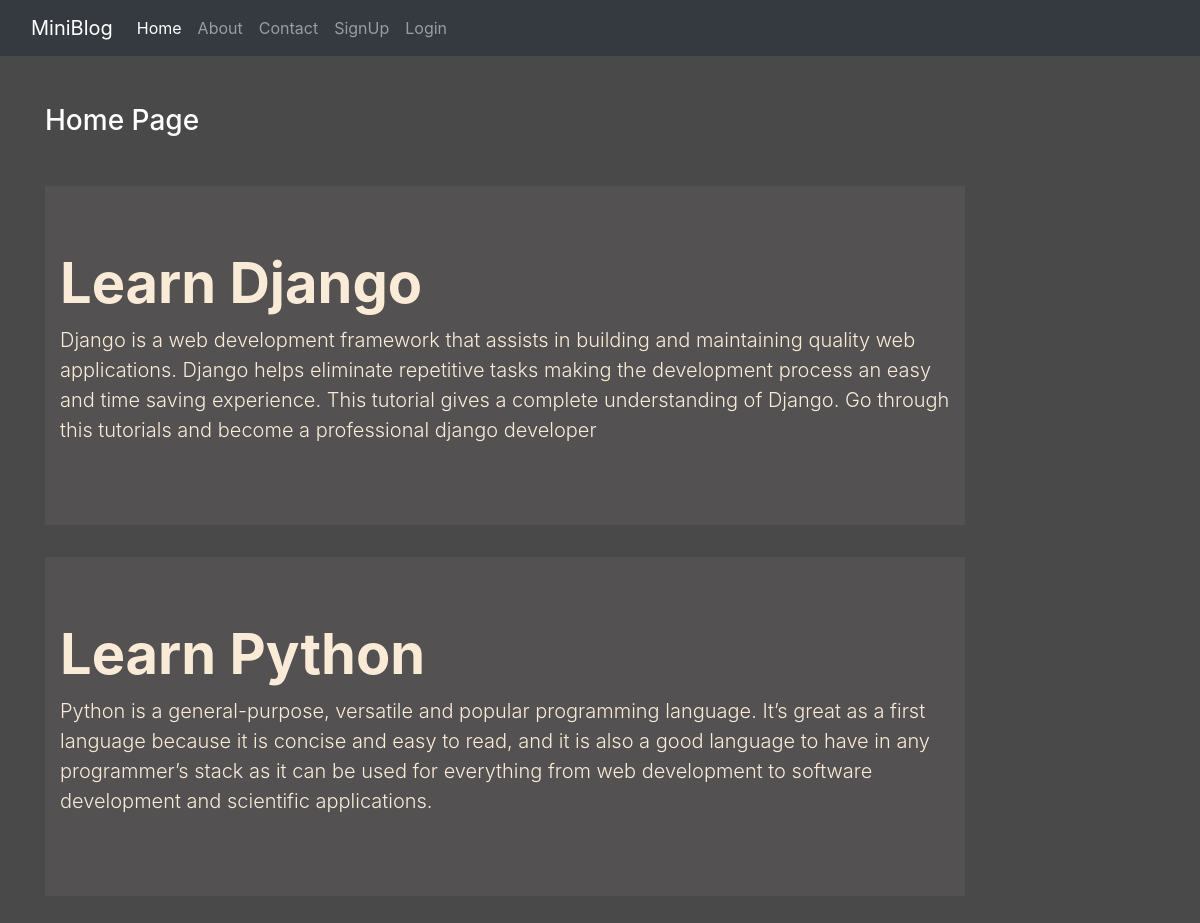
The page / on the database its author committed.
### Blog/models.py (models this page shows)
class Post(models.Model):
    title = models.CharField(max_length=150)
    desc = models.TextField()

### Blog/views.py (the view)
# urls.py: path('', views.Home, name='home'),
def Home(request):
    posts = Post.objects.all()
    return render(request, 'blog/home.html', {'posts':posts})

### Blog/templates/blog/home.html (shortened to what this page needs)
{% extends 'blog/base.html' %}
{% block content %}
    <div class="col-sm-10">
        <h3 class="text-white my-5">Home Page</h3>
        {% for post in posts%}
            <div class="jumbotron jumbotron-fluid jumbo-color">
                <div class="container">
                    <h1 class="display-4 font-weight-bold">{{post.title}}</h1>
                    <p class="lead">{{post.desc}}</p>
                </div>
            </div>
        {% endfor %}
    </div>
{% endblock content %}

### Blog/static/blog/css/style.css (style rules this page uses)
body { background-color: rgb(74, 73, 73); color: antiquewhite; }
.jumbo-color { background-color: rgb(83, 81, 81); }

### rows shown on the page
Post: title "Learn Django", desc "Django is a web development framework that assists in building and maintaining quality web applications. Django helps eliminate repetitive tasks making the development process an easy and time saving experience. This tutorial gives a complete understanding of Django. Go through this tutorials and become a professional django developer"
Post: title "Learn Python", desc "Python is a general-purpose, versatile and popular programming language. It’s great as a first language because it is concise and easy to read, and it is also a good language to have in any programmer’s stack as it can be used for everything from web development to software development and scientific applications."
